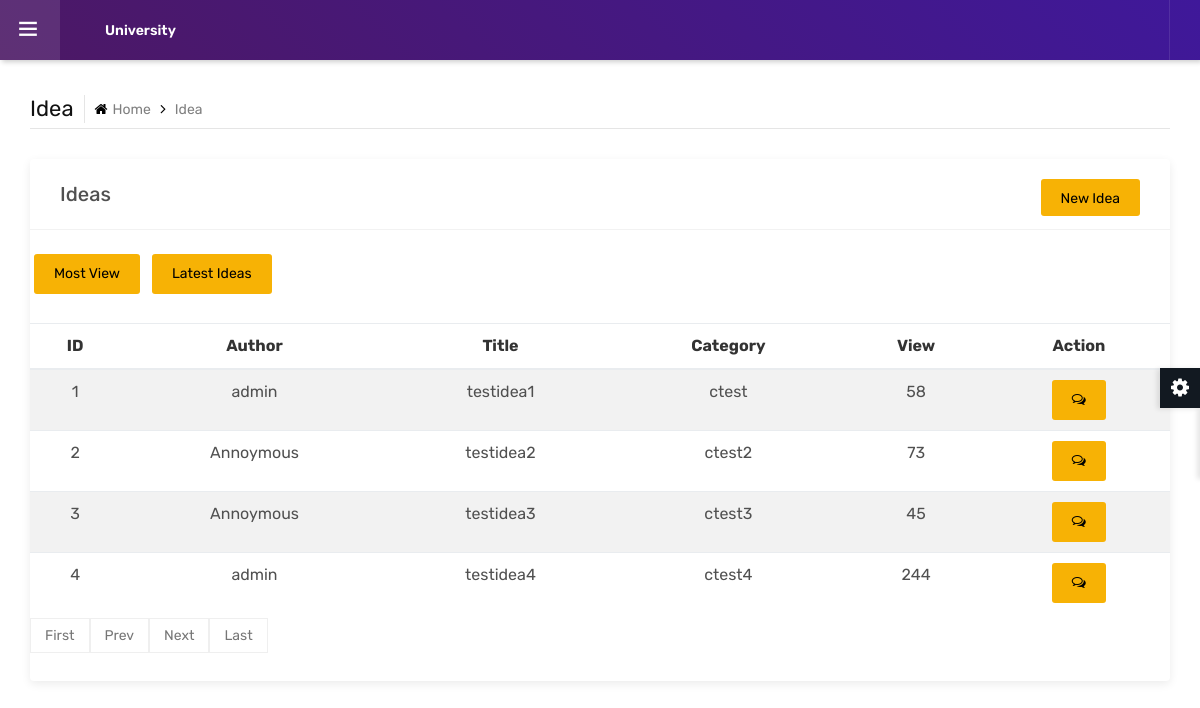
The app's page /IdeaListClosure.php?ClosureID=1 with its own data.
### tables this page shows
CREATE TABLE `idea_data` (
  `IdeaID` int(11) NOT NULL,
  `UserID` int(11) NOT NULL,
  `ClosureID` int(11) NOT NULL,
  `Idea_title` varchar(50) NOT NULL,
  `Idea_description` varchar(255) NOT NULL,
  `CategoryID` int(11) NOT NULL,
  `IdeaFile` varchar(255) NOT NULL,
  `IdeaFileSize` int(11) NOT NULL,
  `Annoymous` int(2) NOT NULL DEFAULT 0,
  `View` int(11) NOT NULL
);

CREATE TABLE `users_data` (
  `UserID` int(11) NOT NULL,
  `FullName` varchar(50) NOT NULL,
  `User_email` varchar(30) NOT NULL,
  `User_password` varchar(30) NOT NULL,
  `RoleID` int(11) NOT NULL,
  `DepartmentID` int(11) NOT NULL,
  `PhoneNo` varchar(50) NOT NULL,
  `Address` varchar(255) NOT NULL
);

CREATE TABLE `categories_data` (
  `CategoryID` int(11) NOT NULL,
  `CategoryName` varchar(50) NOT NULL
);

### IdeaListClosure.php (the view, shortened to what this page needs)
<?php
include("connect.php");
$ClosureID=$_GET['ClosureID'];
if (isset($_GET['pageno'])) {
            $pageno = $_GET['pageno'];
        } else {
            $pageno = 1;
        }
        $no_of_records_per_page = 5;
        $offset = ($pageno-1) * $no_of_records_per_page;
        $total_pages_sql = "SELECT COUNT(*) FROM idea_data";
        $result4 = mysqli_query($connect,$total_pages_sql);
        $total_rows = mysqli_fetch_array($result4)[0];
        $total_pages = ceil($total_rows / $no_of_records_per_page);
$select3="SELECT idea_data.IdeaID, idea_data.Annoymous, users_data.FullName, idea_data.Idea_title, categories_data.CategoryName, idea_data.View FROM idea_data
						INNER JOIN users_data ON idea_data.UserID=users_data.UserID
						INNER JOIN categories_data ON idea_data.CategoryID=categories_data.CategoryID
		WHERE ClosureID='$ClosureID' ORDER BY IdeaID LIMIT $offset, $no_of_records_per_page";
		$result=mysqli_query($connect,$select3);
 ?>
<!DOCTYPE html>
<html lang="en">
<head>
	<link rel="stylesheet" type="text/css" href="css/assets.css">
	<link rel="stylesheet" type="text/css" href="vendors/calendar/fullcalendar.css">
	<link rel="stylesheet" type="text/css" href="css/typography.css">
	<link rel="stylesheet" type="text/css" href="css/shortcodes/shortcodes.css">
	<link rel="stylesheet" type="text/css" href="css/style.css">
	<link rel="stylesheet" type="text/css" href="css/dashboard.css">
	<link class="skin" rel="stylesheet" type="text/css" href="css/color/color-1.css">
</head>
<body class="ttr-opened-sidebar ttr-pinned-sidebar">
	<?php
		include("Header.php");
	 ?>
	<main class="ttr-wrapper">
		<div class="container-fluid">
			<div class="db-breadcrumb">
				<h4 class="breadcrumb-title">Idea</h4>
				<ul class="db-breadcrumb-list">
					<li><a href="#"><i class="fa fa-home"></i>Home</a></li>
					<li>Idea</li>
				</ul>
			</div>
			<div class="row">
				<div class="col-lg-12 m-b30">
					<div class="widget-box">
						<div class="wc-title">
									<span class="k">Ideas</span>
									<a href="#" class="btn" data-toggle="modal" data-target="#exampleModal">New Idea</a>
							</div>
<div><br>
	&nbsp<a href="IdeaView.php?ClosureID=<?php echo $ClosureID;?>" class="btn">Most View</a>&nbsp&nbsp
	<a href="IdeaLatest.php?ClosureID=<?php echo $ClosureID;?>" class="btn">Latest Ideas</a>
</div><br>
						<div class="widget-inner-a">
							<table class="table table-hover table-striped table-vcenter text-nowrap mb-0">
                                    <thead>
                                        <tr>
                                            <th>ID</th>
                                            <th>Author</th>
                                            <th>Title</th>
                                            <th>Category</th>
                                            <th>View</th>
                                            <th>Action</th>
                                        </tr>
                                    </thead>
                                    <tbody>
                                    	<?php while ($row1 = mysqli_fetch_object($result)) { ?>
                                        <tr>
                                            <td><?php echo $row1->IdeaID;?></td>
                                            <td><?php if ($row1->Annoymous == '0') {
                                            	echo $row1->FullName;
                                            }
                                            else
                                            {
                                            	echo "Annoymous";
                                            }?></td>
                                            <td><?php echo $row1->Idea_title;?></td>
                                            <td><?php echo $row1->CategoryName;?></td>
                                            <td><?php echo $row1->View;?></td>
                                            <td><?php echo '<a class="btn btn-icon btn-sm" href="Comment.php?IdeaID='. $row1->IdeaID.'"><i class="fa fa-comments-o"></i></a>';?></td>
                                        </tr>
                                        <?php } ?>
                                    </tbody>
                                </table>
                                <ul class="pagination">
        <li><a href="IdeaList.php?ClosureID=<?php echo $ClosureID;?>&pageno=1">First</a></li>
        <li class="<?php if($pageno <= 1){ echo 'disabled'; } ?>">
        	<a href="<?php if($pageno <= 1){ echo '#'; } else { echo 'IdeaList.php?ClosureID='.$ClosureID.'&pageno='.($pageno - 1);}?>">Prev</a>
        </li>
        <li class="<?php if($pageno >= $total_pages){ echo 'disabled'; } ?>">
            <a href="<?php if($pageno >= $total_pages){ echo '#'; } else { echo 'IdeaList.php?ClosureID='.$ClosureID.'&pageno='.($pageno + 1); } ?>">Next</a>
        </li>
        <li><a href="IdeaList.php?ClosureID=<?php echo $ClosureID;?>&pageno=<?php echo $total_pages; ?>">Last</a></li>
    </ul>
						</div>
						</div>
			</div>
		</div>
	</main>
</body>
</html>

### css/typography.css (style rules this page uses)
body { background-color: #fff; font-family: Rubik; font-size: 16px; font-weight: 400; color:#505050; padding: 0; margin: 0; overflow-x: hidden; -webkit-font-smoothing: antialiased; font-smoothing: antialiased; -moz-osx-font-smoothing: grayscale; scroll-behavior: smooth; }
a { color: #6f6f6f; outline: 0 none; text-decoration: none; }
section, article, aside, details, figcaption, figure, footer, header, hgroup, main, menu, nav, summary { display: block; }
table { background-color: transparent; width: 100%; }
table thead th { color: #333; }
table td { padding: 15px 10px; }
p, address, pre, hr, ul, ol, dl, dd, table { margin-bottom: 24px; }
h1, h2, h3, h4, h5, h6 { color: #111111; font-family: rubik; margin-top:0; }
h4 { font-size: 22px; line-height: 28px; margin-bottom: 15px; font-weight: 500; }
dl, ul, ol { list-style-position: outside; padding: 0; }
ul, ol { margin-bottom: 24px; }
ul li, ol li { padding: 0; }
.m-b30 { margin-bottom: 30px; }

### css/dashboard.css (style rules this page uses)
.ttr-pinned-sidebar.ttr-opened-sidebar .ttr-wrapper { margin-left: 300px; }
.ttr-pinned-sidebar .ttr-wrapper { margin-left: 0; }
.ttr-wrapper { padding-top: 95px; -webkit-transition: margin 200ms cubic-bezier(0.215, 0.610, 0.355, 1.000); -moz-transition: margin 200ms cubic-bezier(0.215, 0.610, 0.355, 1.000); -o-transition: margin 200ms cubic-bezier(0.215, 0.610, 0.355, 1.000); transition: margin 200ms cubic-bezier(0.215, 0.610, 0.355, 1.000); }
.ttr-wrapper { padding-left:15px; padding-right:15px; }
.db-breadcrumb { display:flex; align-items: center; border-bottom: 1px solid rgba(0,0,0,0.1); padding-bottom: 5px; margin-bottom: 30px; }
.db-breadcrumb-list { list-style:none; margin:0; padding:0; }
.breadcrumb-title { margin-bottom: 0; font-weight: 400; border-right: 1px solid rgba(0,0,0,0.1); padding-right: 10px; margin-right: 10px; line-height: 28px; }
.db-breadcrumb-list li { display: inline-block; color: #7f7f7f; font-size: 14px; padding: 0 20px 0px 0; position:relative; }
.db-breadcrumb-list li i { margin-right:5px; color:#000; }
.db-breadcrumb-list li a { color:#7f7f7f; }
.db-breadcrumb-list li:last-child { padding-right:0; }
.db-breadcrumb-list li:after { font-family: FontAwesome; content: "\f105"; position: absolute; color: #000; right: 5px; font-size: 15px; top: -1px; }
.db-breadcrumb-list li:last-child:after { content:none; }
.widget-box { background-color: #fff; box-shadow:0 3px 10px 0px rgba(0,0,0,.08); border-radius: 4px; height: 100%; }
.widget-box .wc-title { border-bottom:1px solid rgba(0,0,0,0.05); padding:20px 30px; }
@media only screen and (max-width: 1200px) { .ttr-pinned-sidebar .ttr-wrapper { margin-left: 310px; } }
@media only screen and (max-width: 1200px) { .ttr-pinned-sidebar.ttr-opened-sidebar .ttr-wrapper { margin-left: 0; } }

### css/color/color-1.css (style rules this page uses)
:root { --primary: #4c1864; --sc-primary: #4d0a91; }
.bg-primary,.btn,.comments-area .comment-form p input[type="submit"],.pagination > .active > a,.pagination > .active > span,.pagination > .active > a:hover,.pagination > .active > span:hover,.pagination > .active > a:focus,.pagination > .active > span:focus,.feature-filters .active > [class*="btn"],.list-num-count > li:before,.pagination-bx.primary .pagination > li > a, .pagination-bx.primary .pagination > li > span,button.back-to-top,.rev-btn { background-color: #4c1864; }
a,.text-primary,.primary li:before,.menu-links .nav > li.active > a,.menu-links .nav > li:hover > a,.menu-links .nav > li .mega-menu > li ul a:hover,.menu-links .nav > li .sub-menu li:hover > a,footer a:active,footer a:focus,footer a:hover,footer h1 a,footer h2 a,footer h3 a,footer h4 a,footer h5 a,footer h6 a,footer p a,.testimonial-1 .testimonial-position,.acod-head a:after,.acod-head a,.acod-head a:hover,.acod-head a.collapsed:hover,.ttr-tabs .nav-tabs > li > a i,h1 a:hover,h2 a:hover,h3 a:hover,h4 a:hover,h5 a:hover,h6 a:hover,.btn.outline,.btn-link:hover { color: #4c1864; }
.course-info-list ul li a.active, .course-info-list ul li a:hover,.btn,.profile-tabnav .nav li a.active,button.back-to-top,.upcoming-event-carousel.owl-btn-1 .owl-prev, .upcoming-event-carousel.owl-btn-1 .owl-next,.courses-carousel .owl-nav .owl-next, .courses-carousel .owl-nav .owl-prev, .recent-news-carousel .owl-nav .owl-next, .recent-news-carousel .owl-nav .owl-prev, .testimonial-carousel .owl-nav .owl-next, .testimonial-carousel .owl-nav .owl-prev { background-color:#f7b205; color:#000; }

### records on screen
idea_data: IdeaID "1", UserID.FullName "admin", Idea_title "testidea1", CategoryID.CategoryName "ctest", View "58"
idea_data: IdeaID "2", Annoymous "Annoymous", Idea_title "testidea2", CategoryID.CategoryName "ctest2", View "73"
idea_data: IdeaID "3", Annoymous "Annoymous", Idea_title "testidea3", CategoryID.CategoryName "ctest3", View "45"
idea_data: IdeaID "4", UserID.FullName "admin", Idea_title "testidea4", CategoryID.CategoryName "ctest4", View "244"
